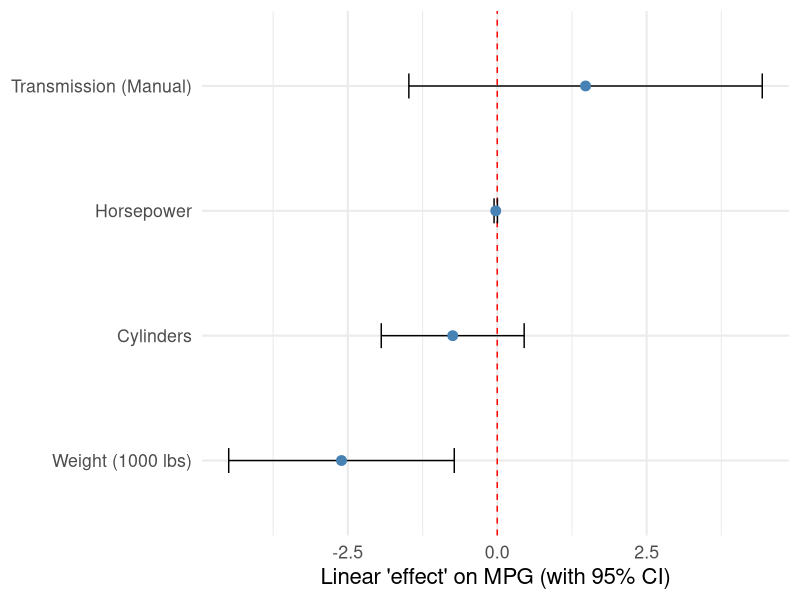
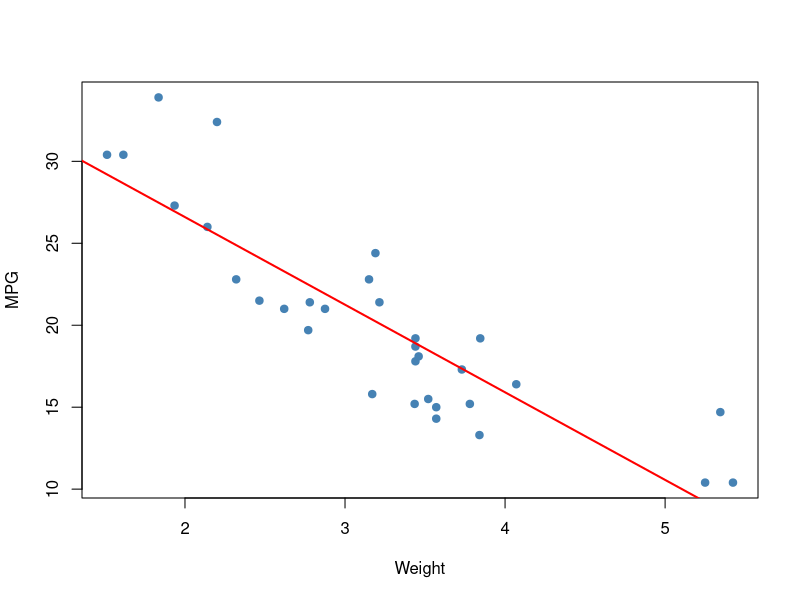
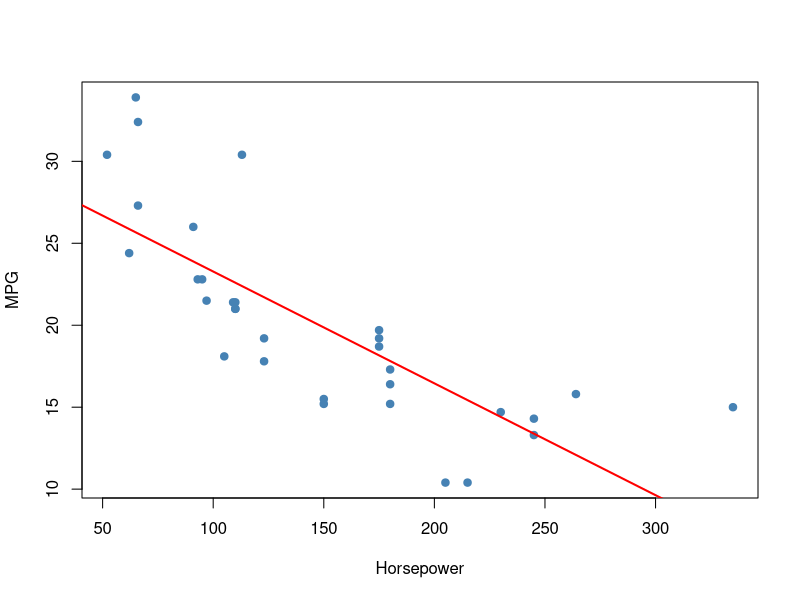
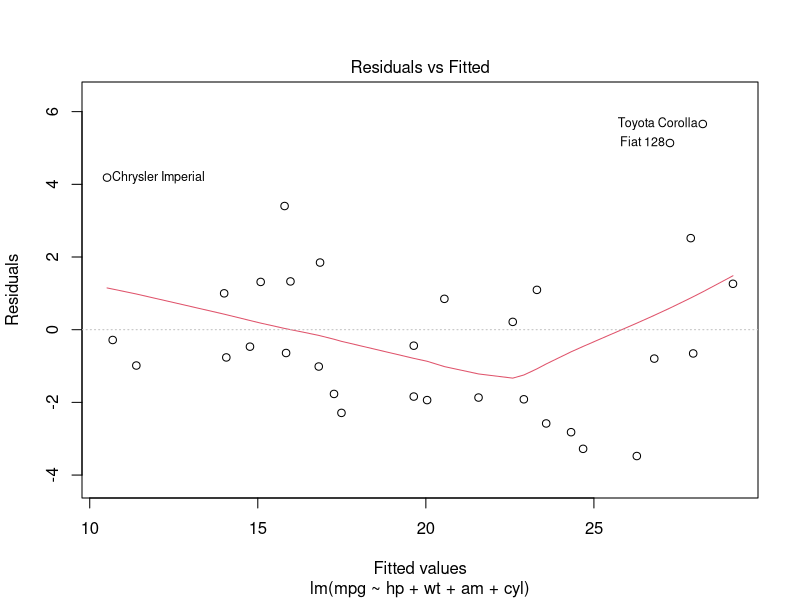

These figures' R source, in order:
## ---- chunk 1
library(tidyverse)
library(broom)
## ---- chunk 2
#| fig-height: 3
#| fig-width: 6

# Fit a multiple linear regression
m_lin <- lm(mpg ~ hp + wt + am + cyl, data = mtcars)

# Prepare results
results_tidy <- tidy(m_lin, conf.int = TRUE) 

results_tidy <- results_tidy |> 
   # Usually we exclude the intercept for plotting
  filter(term != "(Intercept)") |> 
  # We give "nice" names for the plot axis
  mutate(
    term = case_match(term,
      "hp"  ~ "Horsepower",
      "wt"  ~ "Weight (1000 lbs)",
      "am"  ~ "Transmission (Manual)",
      "cyl" ~ "Cylinders",
      .default = term
    ),
  # We turn 'term' into a factor sorted by the 'estimate' value.
  # This way, the coefficients will be shown in order from smallest to largest estimate
    # Without this, ggplot would default to alphabetical order.
     term = reorder(term, estimate)
  )

ggplot(results_tidy, aes(x = estimate, y = term)) +
  # Adds a vertical reference line at 0 (null effect)
  geom_vline(xintercept = 0, linetype = "dashed", color = "red") +
  # Use geom_errorbar with xmin and xmax for horizontal intervals
  geom_errorbar(aes(xmin = conf.low, xmax = conf.high), width = 0.2) +
  geom_point(size = 3, color = "steelblue") +
  labs(
    x = "Linear 'effect' on MPG (with 95% CI)",
    y = NULL, # We remove the axis label because variable names are self-explanatory
  ) +
  theme_minimal(base_size = 16)
## ---- chunk 3
#| fig-height: 4
plot(mtcars$wt, mtcars$mpg, pch = 19, col = "steelblue", 
     xlab = "Weight", ylab = "MPG")
abline(lm(mpg ~ wt, data = mtcars), col = "red", lwd = 2)
## ---- chunk 4
#| fig-height: 4
plot(mtcars$hp, mtcars$mpg, pch = 19, col = "steelblue", 
     xlab = "Horsepower", ylab = "MPG")
abline(lm(mpg ~ hp, data = mtcars), col = "red", lwd = 2)
## ---- chunk 5
#| fig-height: 4
#| fig-width: 5
plot(m_lin, 1)
